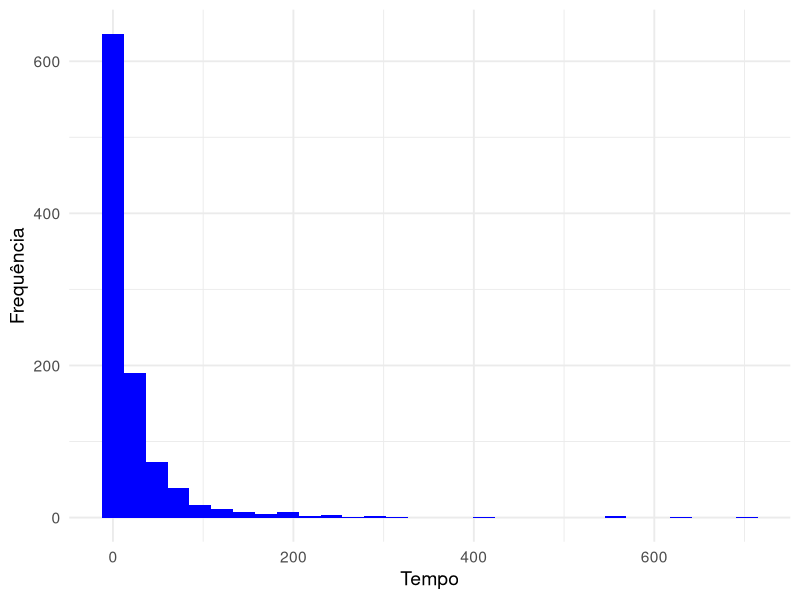
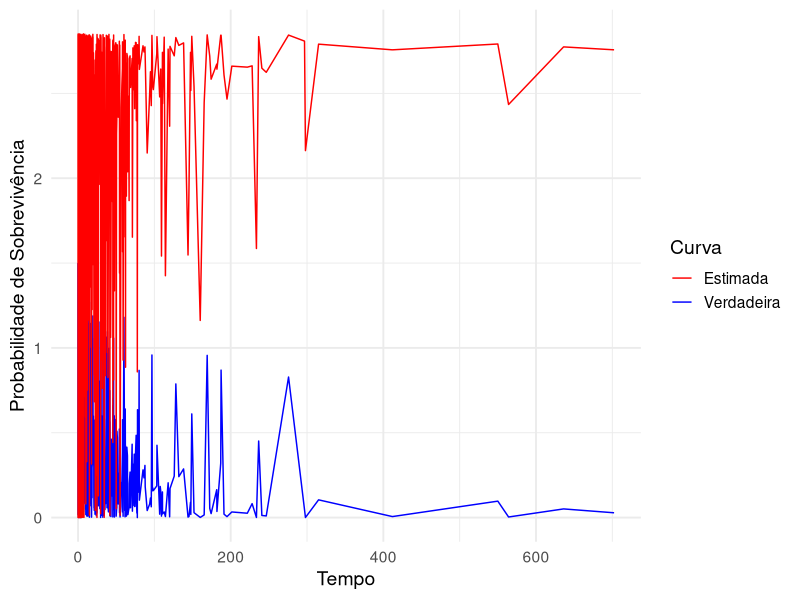

Generate these figures, in order, with R:
# -------------------------------------------------------------
# -------------------------------------------------------------
# -------------------------------------------------------------
# Análise de Sobrevivência - Modelos de Tempo de Vida Acelerado
# Analista: Breno C R da Silva
# -------------------------------------------------------------
# -------------------------------------------------------------
# -------------------------------------------------------------

# -----------------------
# [1] Ativação de Pacotes
# -----------------------

library(ggplot2)

set.seed(123456789)

# ----------------------------
# [2] Distribuição Exponencial
# ----------------------------
# ------------------------------
# [2.2] Simulação de Monte Carlo
# ------------------------------
# ---------------------------
# [2.2.1] Função de Simulação
# ---------------------------

myRexp <- function(n, rate, coVariates, vecCoef) {
  # Uniforme(0, 1)
  U <- runif(n, 0, 1)
  
  # Combinação linear dos preditores lineares
  effect <- rowSums(coVariates * vecCoef)
  
  # Tempos de sobrevivência
  times <- - exp(effect) * log(1 - U) / rate
  
  return(times)
}

# --------------------------
# [2.2.2] Simulação de Dados
# --------------------------

set.seed(123456789)
n <- 1000                               # Tamanho Amostral
x1 <- rnorm(n, 0, 1)                    # Normal(0, 1)
x2 <- rbinom(n, 1, 0.5)                 # Bernoulli(0.5)
X <- cbind(1, x1, x2)                   # Vetor de variáveis explicativas
vecCoef <- c(1.5, 2/3, 2)               # Vetor de coeficientes betas
timesSurv <- myRexp(n, 1, X, vecCoef) # Simulando o Tempo de Sobrevivência

# Visualização
ggplot(data = data.frame(Tempo = timesSurv), aes(x = Tempo)) +
  geom_histogram(fill = "blue") +
  labs(x = "Tempo", y = "Frequência") +
  theme_minimal(base_size = 14)

# ---------------------------
# [3] Estimação de Parâmetros
# ---------------------------
# -------------------------
# [3.1] Log-Verossimilhança
# -------------------------

logVerossimil <- function(theta, coVariates, times) {
  n <- length(times)
  rate <- theta[1]
  beta <- theta[-1]
  
  effect <- rowSums(coVariates * beta)
  
  flv <- n * log(rate) - rate * sum(times / exp(effect))
  
  return(-flv)
}

# ---------------------------------
# [3.2] Algoritmo de Newton-Raphson
# ---------------------------------

theta0 <- c(0.5, 1, 0.5, 0.5) # Chute inicial
estimate <- optim(
  par = theta0,
  fn = logVerossimil,
  coVariates = X,
  times = timesSurv,
  method = "BFGS",
  hessian = TRUE
)

# Resultados
print(estimate)

# --------------
# [4] Comparação
# --------------

# Função de Sobrevivência
Stexp <- function(t, alpha, betas, X) alpha * exp(- alpha * ( t / exp(rowSums(X * betas)) ) )


# Formatando como DataFrame
DataExp <- data.frame(Time = timesSurv, 
                      Survival = Stexp(timesSurv, 1.5, vecCoef, X),
                      EMV_Survival = Stexp(timesSurv, estimate$par[1], estimate$par[-1], X))

# Gráfico com ggplot2
ggplot(DataExp, aes(x = Time)) +
  geom_line(aes(y = Survival, color = "Verdadeira")) +
  geom_line(aes(y = EMV_Survival, color = "Estimada")) +
  labs(x = "Tempo", y = "Probabilidade de Sobrevivência") +
  scale_color_manual(name = "Curva", values = c("Verdadeira" = "blue", "Estimada" = "red")) +
  theme_minimal(base_size = 14)
